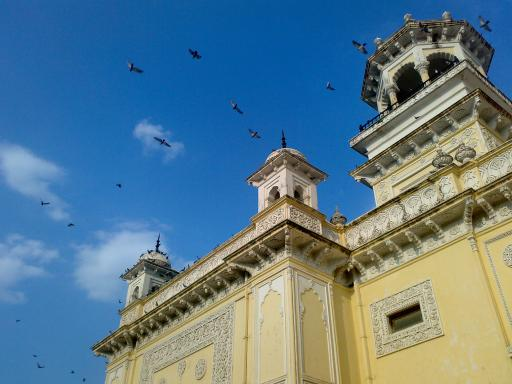
#> input picture 0926 vision ml/home.jpg, 512 x 384 px
$ jupyter execute k-means_3.ipynb
#> lines starting #> are read from the running program, lines starting #| are printed output that depends on the picture
[cell 1]
import numpy as np
import cv2

img = cv2.imread('home.jpg')
#> img is the input picture: shape (384, 512, 3); mean B, G, R 141.2, 123.9, 91.6
Z = img.reshape((-1,3))

# convert to np.float32
Z = np.float32(Z)

# define criteria, number of clusters(K) and apply kmeans()
criteria = (cv2.TERM_CRITERIA_EPS + cv2.TERM_CRITERIA_MAX_ITER, 10, 1.0)
K = 10
ret,label,center=cv2.kmeans(Z,K,None,criteria,10,cv2.KMEANS_RANDOM_CENTERS)
#> ret = 81437642.7; center = [[128.7, 179.1, 192.4], [67.67, 94.61, 101.9], [180.8, 125.6, 66.73], [199, 160.6, 122.8], [16.08, 24.47, 26.4], [39.4, 60.91, 65.78], [165.4, 196.4, 204.1], [162.3, 92.12, 14.46], [176.4, 108.4, 37.59], [99.04, 137.4, 148.4]]

# Now convert back into uint8, and make original image
# 좌표값은 정수값으로 표현
center = np.uint8(center)
#> center = [[128, 179, 192], [67, 94, 101], [180, 125, 66], [199, 160, 122], [16, 24, 26], [39, 60, 65], [165, 196, 204], [162, 92, 14], [176, 108, 37], [99, 137, 148]]
res = center[label.flatten()]
res2 = res.reshape((img.shape))
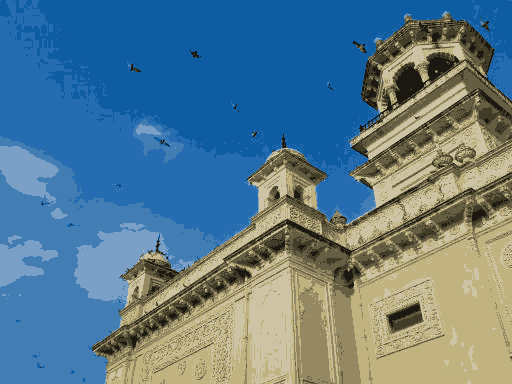
#> res2: shape (384, 512, 3); mean B, G, R 140.8, 123.5, 91.1

[cell 2]
import matplotlib.pyplot as plt

[cell 3]
np.unique(label)
#> Out = [0, 1, 2, 3, 4, 5, 6, 7, 8, 9]
